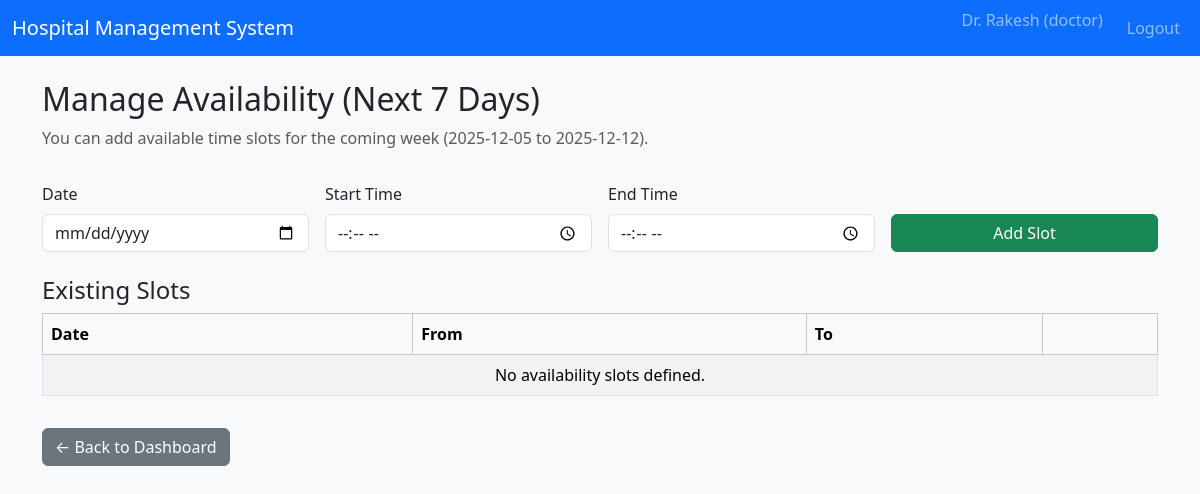
The app's page /doctor/availability (signed in), older data.
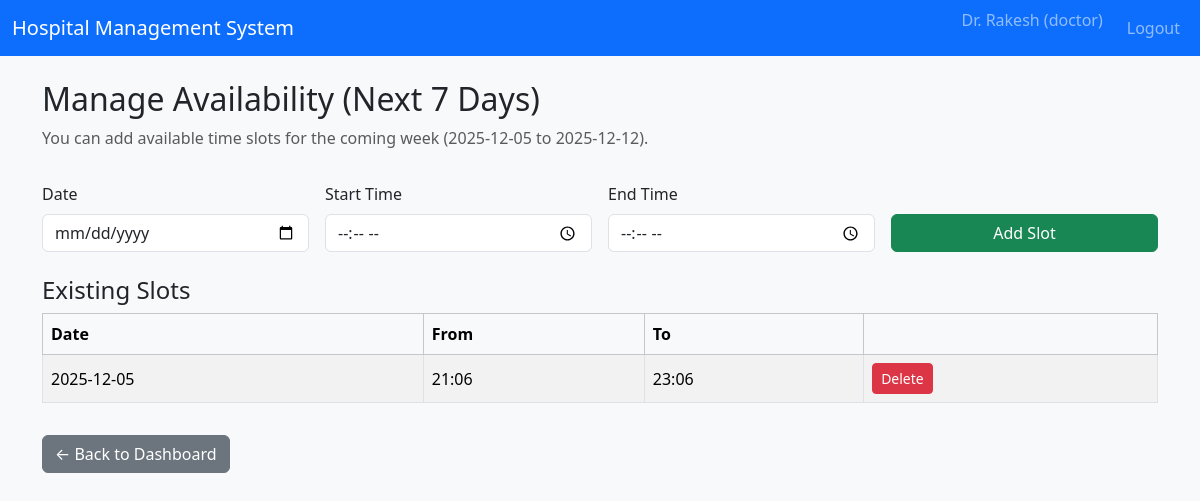
The same page, newer data.
### tables this page shows
CREATE TABLE doctor_availability (
            id INTEGER PRIMARY KEY AUTOINCREMENT,
            doctor_id INTEGER NOT NULL,
            date TEXT NOT NULL,       -- YYYY-MM-DD
            start_time TEXT NOT NULL, -- HH:MM
            end_time TEXT NOT NULL,   -- HH:MM
            max_appointments INTEGER DEFAULT 10,
            is_available INTEGER NOT NULL DEFAULT 1,
            FOREIGN KEY(doctor_id) REFERENCES doctors(id)
        );

### controllers/routes.py (the view, shortened to what this page needs)
@main_bp.route("/doctor/availability", methods=["GET", "POST"])
@login_required
@role_required("doctor")
def doctor_availability():
    doctor_id = get_current_doctor_id()
    if not doctor_id:
        flash("Doctor profile not found.", "danger")
        return redirect(url_for("main.doctor_dashboard"))
    today = date_cls.today()
    max_day = today + timedelta(days=7)
    conn = get_db_connection()
    cur = conn.cursor()
    cur.execute(
        """
        SELECT * FROM doctor_availability
        WHERE doctor_id = ?
          AND date >= ?
          AND date <= ?
          AND is_available = 1
        ORDER BY date, start_time;
        """,
        (doctor_id, today.isoformat(), max_day.isoformat()),
    )
    slots = cur.fetchall()
    conn.close()
    return render_template("doctor_availability.html", slots=slots, today=today, max_day=max_day)

### controllers/routes.py (called while the page is built)
def login_required(view_func):
    @wraps(view_func)
    def wrapped(*args, **kwargs):
        if "user_id" not in session:
            flash("Please log in to continue.", "warning")
            return redirect(url_for("main.login"))
        return view_func(*args, **kwargs)
    return wrapped

def role_required(role):
    def decorator(view_func):
        @wraps(view_func)
        def wrapped(*args, **kwargs):
            if "user_id" not in session or session.get("role") != role:
                flash("Unauthorized access.", "danger")
                return redirect(url_for("main.login"))
            return view_func(*args, **kwargs)
        return wrapped
    return decorator

def get_current_doctor_id():
    if "user_id" not in session:
        return None
    conn = get_db_connection()
    cur = conn.cursor()
    cur.execute(
        "SELECT d.id FROM doctors d JOIN users u ON d.user_id = u.id WHERE u.id = ?;",
        (session["user_id"],),
    )
    row = cur.fetchone()
    conn.close()
    return row["id"] if row else None

### models/models.py (called while the page is built)
def get_db_connection():
    conn = sqlite3.connect(DB_PATH)
    conn.row_factory = sqlite3.Row
    return conn

### templates/doctor_availability.html (shortened to what this page needs)
{% extends "base.html" %}
{% block content %}
<h2>Manage Availability (Next 7 Days)</h2>
<p class="text-muted">
    You can add available time slots for the coming week ({{ today }} to {{ max_day }}).
</p>
<form method="POST" class="row g-3 mt-1 mb-4">
    <div class="col-md-3">
        <label class="form-label">Date</label>
        <input type="date" class="form-control" name="date" required>
    </div>
    <div class="col-md-3">
        <label class="form-label">Start Time</label>
        <input type="time" class="form-control" name="start_time" required>
    </div>
    <div class="col-md-3">
        <label class="form-label">End Time</label>
        <input type="time" class="form-control" name="end_time" required>
    </div>
    <div class="col-md-3 d-flex align-items-end">
        <button type="submit" class="btn btn-success w-100">Add Slot</button>
    </div>
</form>
<h4>Existing Slots</h4>
<table class="table table-striped table-bordered align-middle mt-2">
    <thead class="table-light">
        <tr>
            <th>Date</th>
            <th>From</th>
            <th>To</th>
            <th></th>
        </tr>
    </thead>
    <tbody>
    {% if slots %}
        {% for s in slots %}
        <tr>
            <td>{{ s['date'] }}</td>
            <td>{{ s['start_time'] }}</td>
            <td>{{ s['end_time'] }}</td>
            <td>
                <a
                    href="{{ url_for('main.doctor_delete_availability', slot_id=s['id']) }}"
                    class="btn btn-sm btn-danger"
                >
                    Delete
                </a>
            </td>
        </tr>
        {% endfor %}
    {% else %}
        <tr>
            <td colspan="4" class="text-center">No availability slots defined.</td>
        </tr>
    {% endif %}
    </tbody>
</table>
<a href="{{ url_for('main.doctor_dashboard') }}" class="btn btn-secondary mt-3">
    ← Back to Dashboard
</a>
{% endblock %}

Row changes from the older to the newer data that the page shows:
added doctor_availability: date "2025-12-05", start_time "21:06", end_time "23:06"
Text that changed along with them:
text no longer shown: "No availability slots defined."
